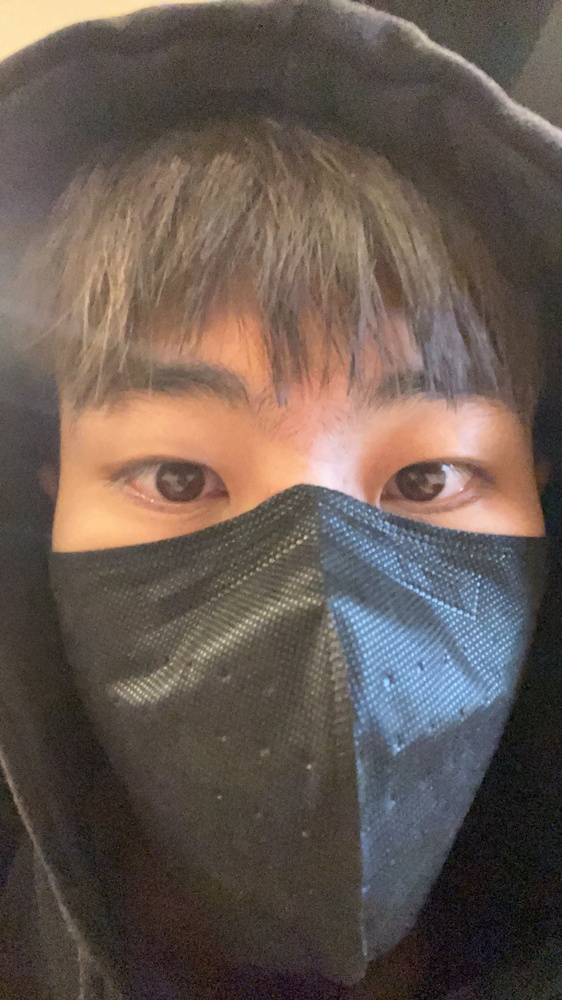
#> input picture shawmphoto.in.pack/shawn.jpg.JPG, 562 x 1000 px, shrunk from 2268 x 4032 before the run, found by its file name
$ jupyter execute --allow-errors ' people(1).ipynb'
#> lines starting #> are read from the running program, lines starting #| are printed output that depends on the picture
嘗試用照片來製作描邊處理

[cell 1]
import matplotlib.pyplot as plt
import requests
import random
from PIL import Image, ImageFilter
from ipywidgets import Button,HBox,Output,Layout,Label
from IPython.display import display,clear_output


#圖檔資料
image1 = "/content/drive/MyDrive/2022Python/shawmphoto.in.pack/shawn.jpg.JPG" #shawn
image2 = "/content/drive/MyDrive/2022Python/shawmphoto.in.pack/IMG_2074.PNG"  #su

#圖檔存放位置
resimage1="/content/drive/MyDrive/2022Python/shawnresults"+"/sres1.png" #shawn
#resimage2="/content/drive/MyDrive/2022Python/shawnresults"+"/sres2.png" #su

[cell 2]
im00 = Image.open(image1)
#> im00 is the input picture: PIL image 562x1000 RGB; mean R, G, B 103.4, 89.8, 81.8
r=im00.filter(ImageFilter.CONTOUR)
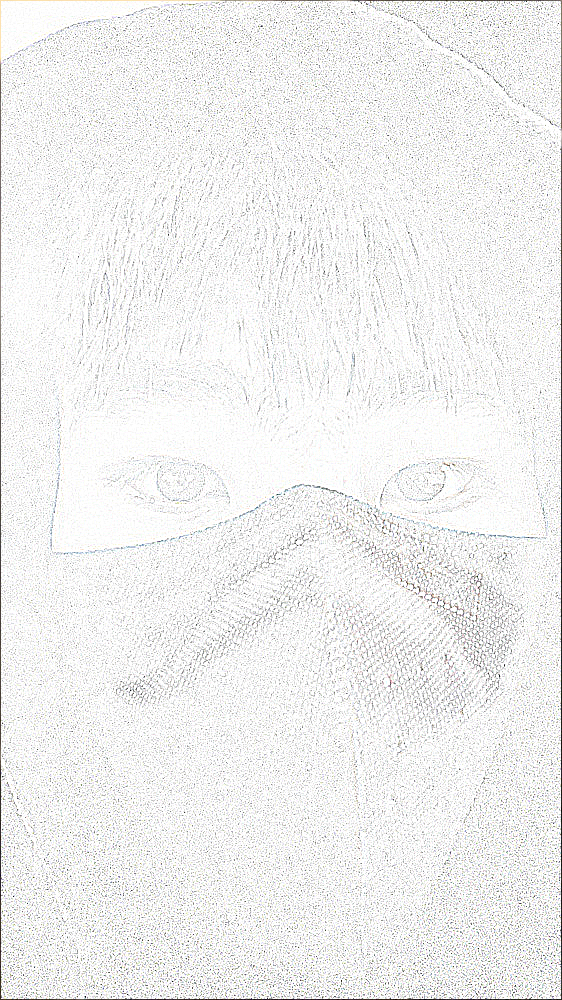
#> r: PIL image 562x1000 RGB; mean R, G, B 239.5, 239.5, 239
e=r.filter(ImageFilter.CONTOUR)
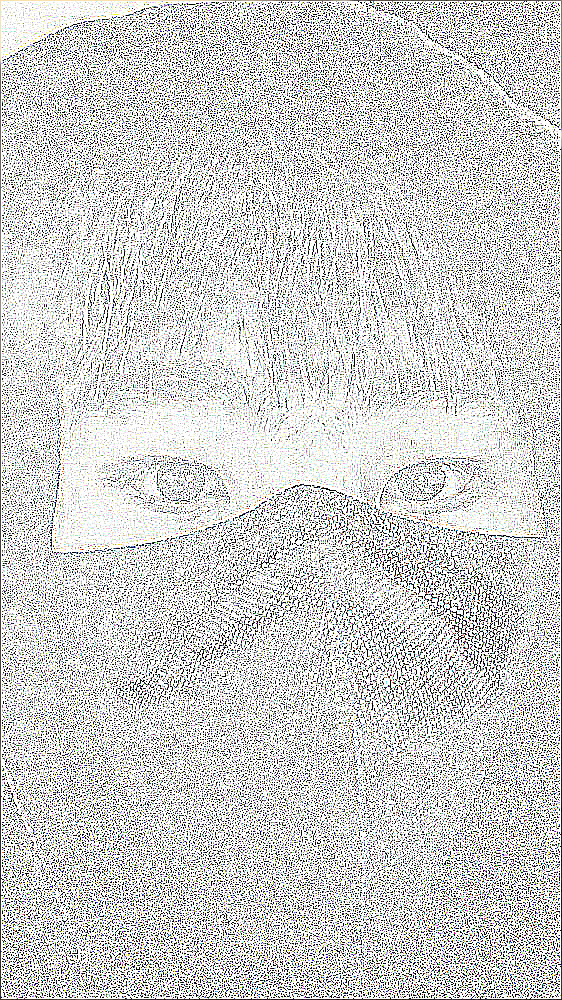
#> e: PIL image 562x1000 RGB; mean R, G, B 203.1, 203.2, 202.5
s=e.filter(ImageFilter.CONTOUR)
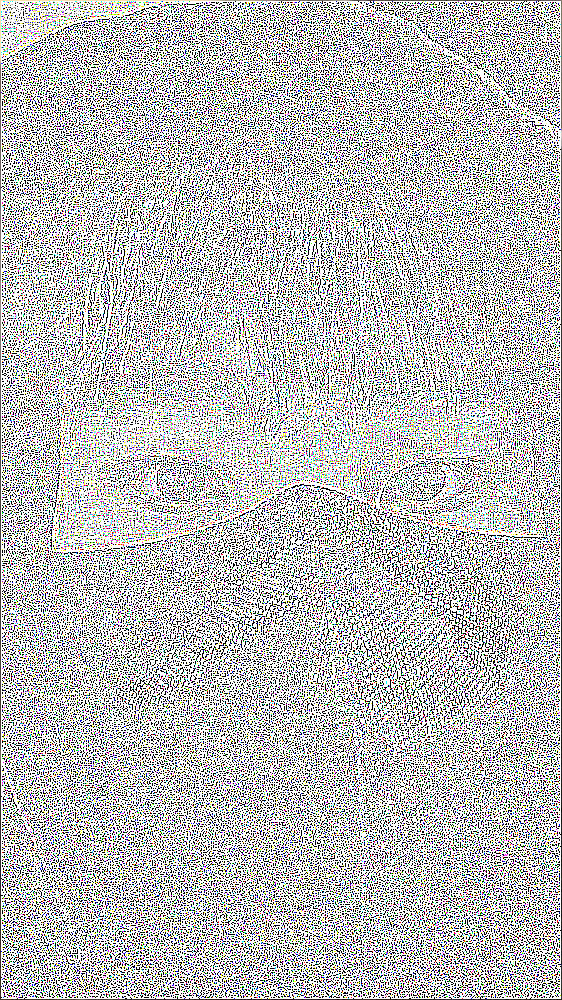
#> s: PIL image 562x1000 RGB; mean R, G, B 185.9, 185.9, 185.5
plt.axis("off")
#> (this line was passed over: IPython is not available in this run)
#> (the rest of this cell did not finish here and is left out)

[cell 3]
im00 = Image.open(image1)
a=im00.filter(ImageFilter.EDGE_ENHANCE)
b=a.filter(ImageFilter.EDGE_ENHANCE)
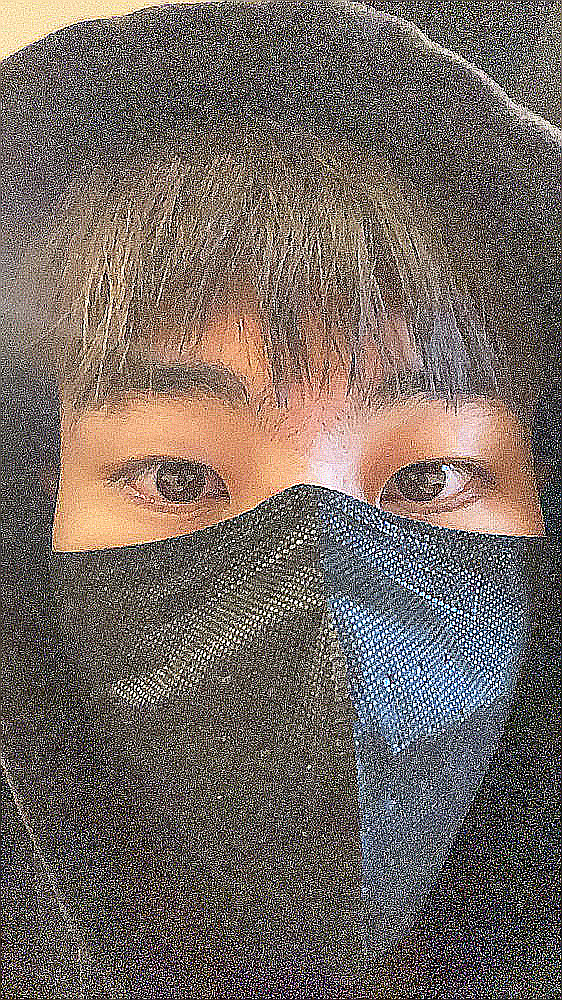
#> b: PIL image 562x1000 RGB; mean R, G, B 114.6, 103.1, 96.7
c=b.filter(ImageFilter.EDGE_ENHANCE)
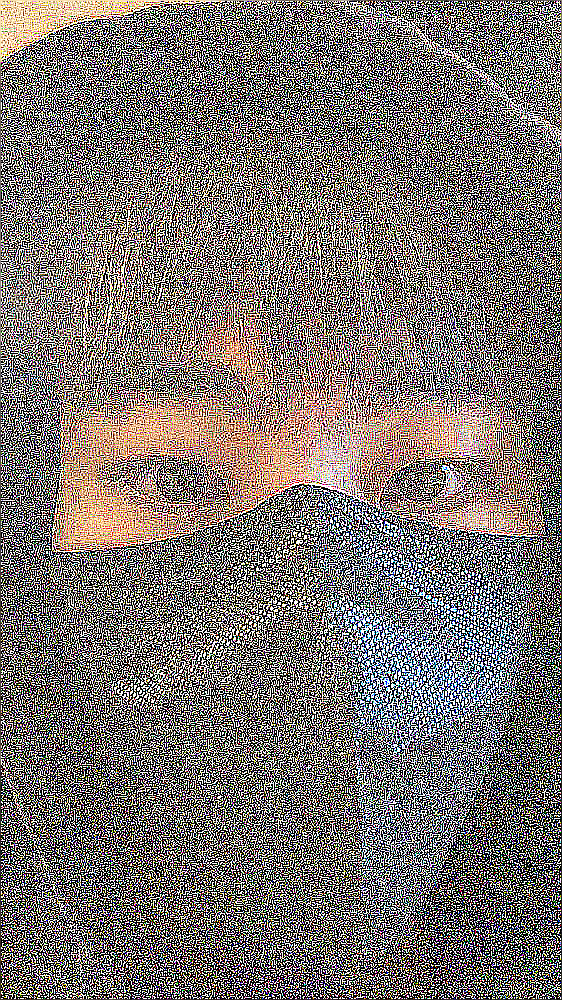
#> c: PIL image 562x1000 RGB; mean R, G, B 122.1, 115.8, 112.1
d=c.filter(ImageFilter.CONTOUR)
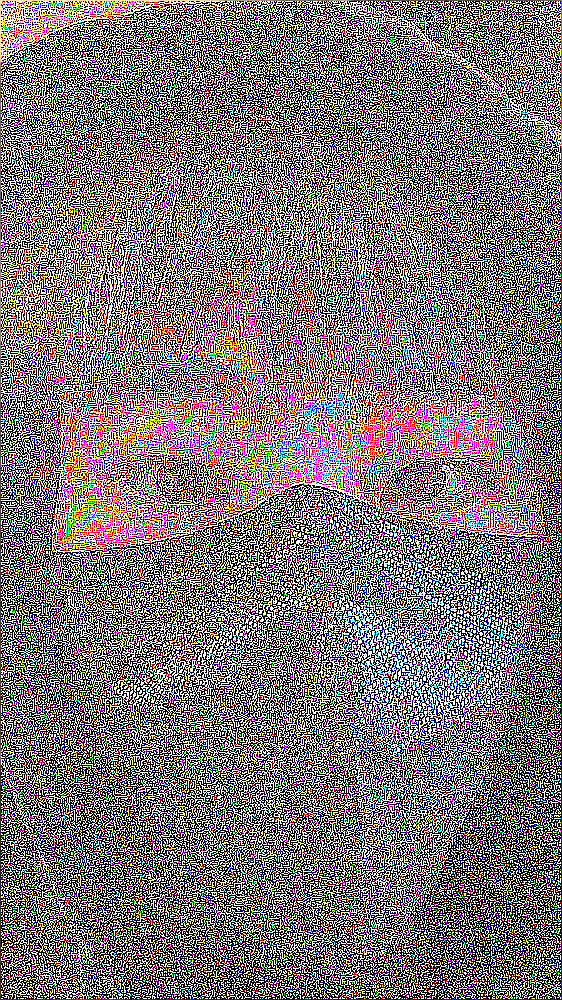
#> d: PIL image 562x1000 RGB; mean R, G, B 124.1, 119.8, 117.6
e=d.filter(ImageFilter.CONTOUR)
f=e.filter(ImageFilter.CONTOUR)
g=f.filter(ImageFilter.CONTOUR)
h=g.filter(ImageFilter.CONTOUR)
i=h.filter(ImageFilter.CONTOUR)
plt.axis("off")
#> (this line was passed over: IPython is not available in this run)
#> (the rest of this cell did not finish here and is left out)

[cell 4]
im00 = Image.open(image1)
a=im00.filter(ImageFilter.EDGE_ENHANCE)
b=a.filter(ImageFilter.EDGE_ENHANCE)
c=b.filter(ImageFilter.EDGE_ENHANCE)
d=c.filter(ImageFilter.EDGE_ENHANCE)
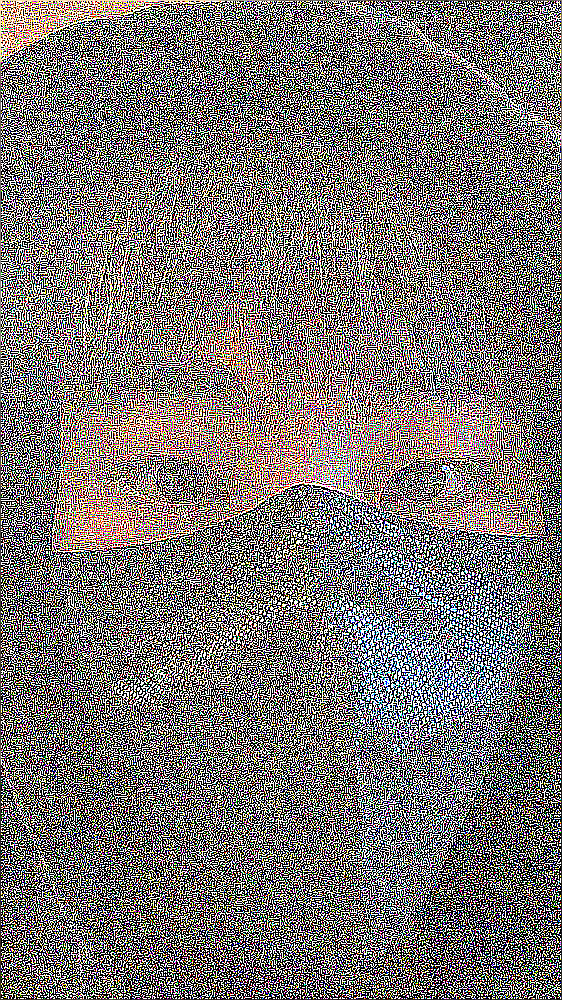
#> d: PIL image 562x1000 RGB; mean R, G, B 121.4, 116.5, 114
e=d.filter(ImageFilter.EDGE_ENHANCE)
f=e.filter(ImageFilter.EDGE_ENHANCE)
g=f.filter(ImageFilter.EDGE_ENHANCE)
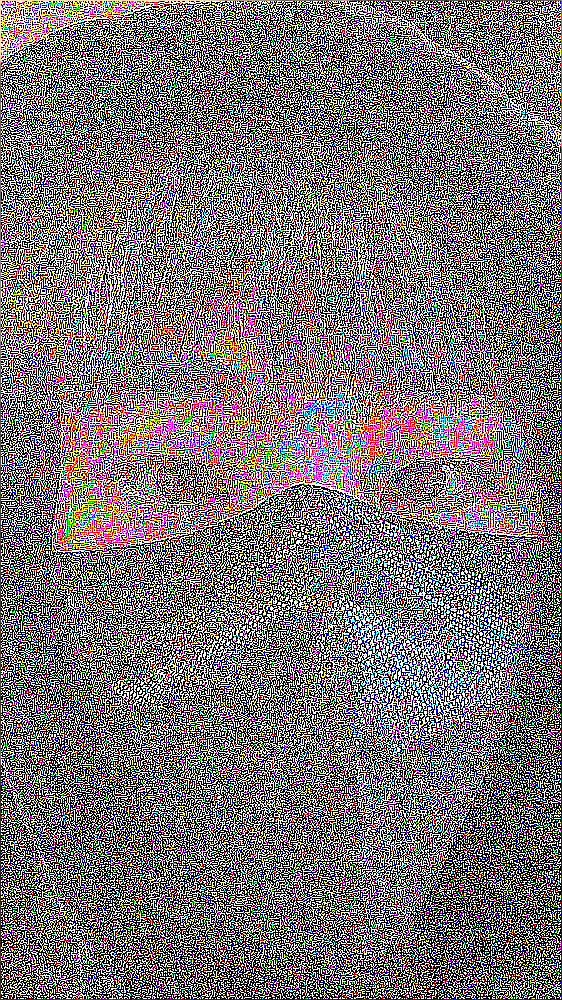
#> g: PIL image 562x1000 RGB; mean R, G, B 121.2, 116.7, 114.5
h=g.filter(ImageFilter.EDGE_ENHANCE)
i=h.filter(ImageFilter.EDGE_ENHANCE)
plt.axis("off")
#> (this line was passed over: IPython is not available in this run)
#> (the rest of this cell did not finish here and is left out)

$ run again, with shawmphoto.in.pack/lisa.jpg copied over shawmphoto.in.pack/shawn.jpg.JPG
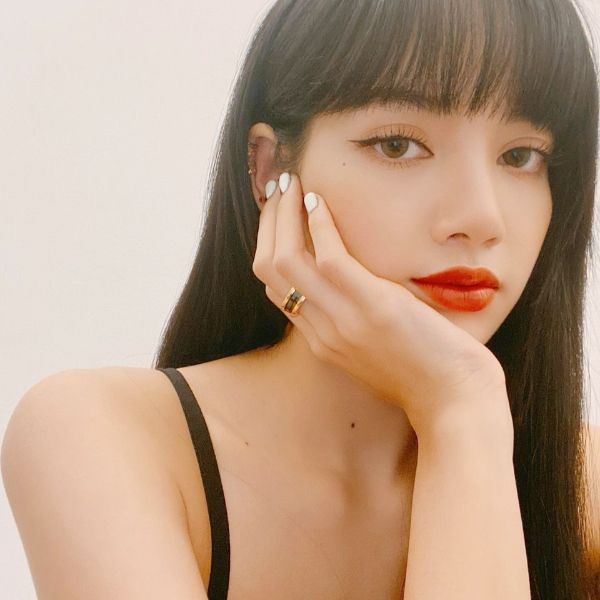
#> input picture shawmphoto.in.pack/lisa.jpg, 600 x 600 px, found by its file name
#> im00 is the input picture: PIL image 600x600 RGB; mean R, G, B 183.2, 153.9, 131.1
#> `c=b.filter(ImageFilter.EDGE_ENHANCE)`:
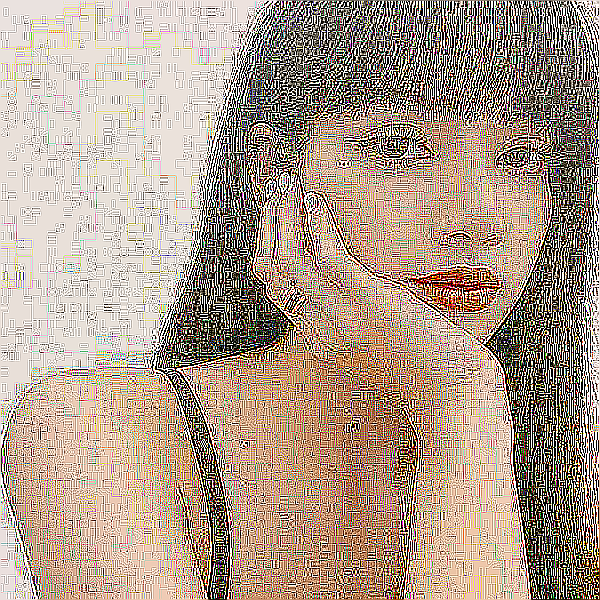
#> c: PIL image 600x600 RGB; mean R, G, B 173.4, 155.9, 140.3
#> `g=f.filter(ImageFilter.EDGE_ENHANCE)`:
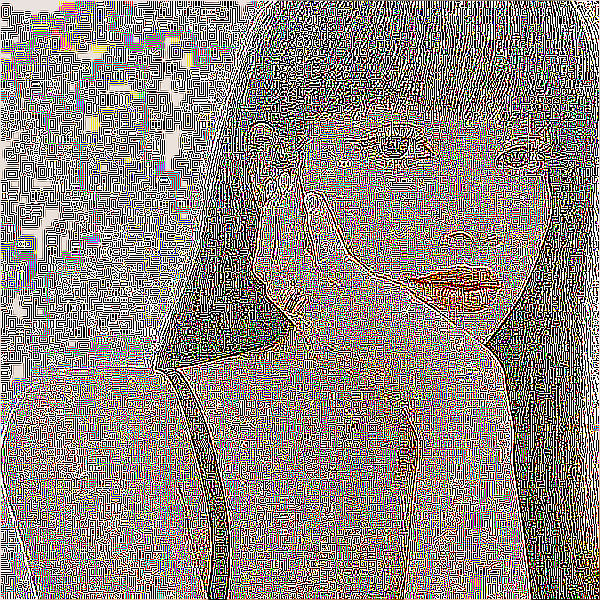
#> g: PIL image 600x600 RGB; mean R, G, B 141.2, 132.6, 125.9
